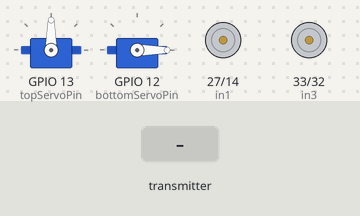
The sketch below on a simulated ESP32. Parts: 2 × servo, motor-driver pin pairs drawn as motors (green arrow = first pin HIGH = forward, orange = second pin HIGH = backward, longer = more drive). The inputs (shaded band) are chosen by the test bench. WiFi joins after 1.5 s; servers stay silent unless stated; what the sketch prints to the serial monitor is not drawn.

Above: at 5.1 s.
5.2 s: the transmitter starts sending isRain1 = 0
7.2 s: the transmitter starts sending isRain2 = 1
9.1 s: the transmitter starts sending isRain1 = 1
At 11.0 s:
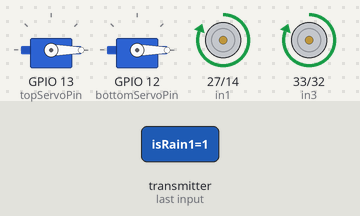
At 16.0 s:
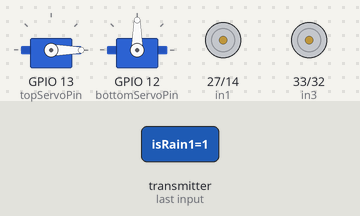
Timing chart, 0 to 17.5 s (numbered marks = the images above; inputs shaded):
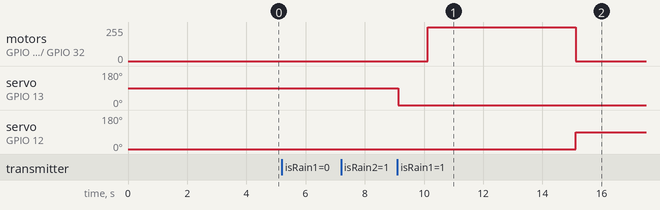

The sketch:

Reciever.ino
```cpp
#define BLYNK_TEMPLATE_ID "TMPL3nsysEAea"
#define BLYNK_TEMPLATE_NAME "smart roof cover"
#define BLYNK_AUTH_TOKEN "wMGwWtdMQJoKuMyoqxAEZLSvyh-kVNuj"

#include <WiFi.h>
#include <esp_now.h>
#include <BlynkSimpleEsp32.h>
#include <ESP32Servo.h>

// Wi-Fi credentials
char ssid[] = "Username";
char pass[] = "Password";

// Blynk virtual pins
#define BLYNK_MANUAL_VPIN V3
#define BLYNK_STATUS_VPIN V4

// Sensor data struct (from ESP-NOW sender)
typedef struct SensorData {
  bool isRain1;
  bool isRain2;
  bool isSunny;
} SensorData;

SensorData incomingData;

// Pins
const int topServoPin = 13;
const int bottomServoPin = 12;
const int in1 = 27;
const int in2 = 14;
const int in3 = 33;
const int in4 = 32;
const int manualButtonPin = 25;

// Servo objects
Servo topServo, bottomServo;

// States
bool manualOverride = false;
bool screenClosed = false;

// ========== Actuation Functions ==========
void unlockTop() {
  topServo.write(0);
  Serial.println("Top servo unlocked");
  delay(1000);
}
void lockTop() {
  topServo.write(90);
  Serial.println("Top servo locked");
  delay(1000);
}
void unlockBottom() {
  bottomServo.write(0);
  Serial.println("Bottom servo unlocked");
  delay(1000);
}
void lockBottom() {
  bottomServo.write(90);
  Serial.println("Bottom servo locked");
  delay(1000);
}

void rollDown() {
  Serial.println("Rolling screen down...");
  digitalWrite(in1, HIGH); digitalWrite(in2, LOW);
  digitalWrite(in3, HIGH); digitalWrite(in4, LOW);
  delay(5000);
  digitalWrite(in1, LOW); digitalWrite(in2, LOW);
  digitalWrite(in3, LOW); digitalWrite(in4, LOW);
  screenClosed = true;
  Serial.println("Screen closed");
}

void rollUp() {
  Serial.println("Rolling screen up...");
  digitalWrite(in1, LOW); digitalWrite(in2, HIGH);
  digitalWrite(in3, LOW); digitalWrite(in4, HIGH);
  delay(5000);
  digitalWrite(in1, LOW); digitalWrite(in2, LOW);
  digitalWrite(in3, LOW); digitalWrite(in4, LOW);
  screenClosed = false;
  Serial.println("Screen opened");
}

// ========== ESP-NOW Callback ==========
void onReceiveData(const esp_now_recv_info_t *recv_info, const uint8_t *data, int len) {
  memcpy(&incomingData, data, sizeof(SensorData));
  Serial.printf("Received → Rain1: %d, Rain2: %d, Sunny: %d\n",
                incomingData.isRain1, incomingData.isRain2, incomingData.isSunny);
}

// ========== Blynk Manual Override ==========
/*BLYNK_WRITE(BLYNK_MANUAL_VPIN) {
  Serial.println("BLYNK_WRITE(V3) triggered");
  manualOverride = param.asInt();
  if (manualOverride) {
    Serial.println("Manual override ON (from Blynk)");
    Blynk.virtualWrite(BLYNK_STATUS_VPIN, "Manual Override: ON");
    // unlockTop(); rollDown(); lockBottom();
  } else {
    Serial.println("Manual override OFF (from Blynk)");
    Blynk.virtualWrite(BLYNK_STATUS_VPIN, "Manual Override: OFF");
    // unlockBottom(); rollUp(); lockTop();
  }
}*/

void setup() {
  Serial.begin(115200);

  // Connect Wi-Fi for Blynk (comment if using only ESP-NOW)
  WiFi.begin(ssid, pass);
  Blynk.begin(BLYNK_AUTH_TOKEN, ssid, pass);
  Serial.println("Connecting to Wi-Fi & Blynk...");

  // ESP-NOW setup
  WiFi.disconnect(true, true);
  delay(100);
  WiFi.mode(WIFI_STA);
  if (esp_now_init() != ESP_OK) {
    Serial.println("ESP-NOW init failed");
    return;
  }
  esp_now_register_recv_cb(onReceiveData);
  Serial.println("ESP-NOW ready");

  // Motor pins
  pinMode(in1, OUTPUT); pinMode(in2, OUTPUT);
  pinMode(in3, OUTPUT); pinMode(in4, OUTPUT);
  digitalWrite(in1, LOW); digitalWrite(in2, LOW);
  digitalWrite(in3, LOW); digitalWrite(in4, LOW);

  // Servo setup
  topServo.setPeriodHertz(50);
  topServo.attach(topServoPin, 500, 2400);
  bottomServo.setPeriodHertz(50);
  bottomServo.attach(bottomServoPin, 500, 2400);

// Manual button
//  pinMode(manualButtonPin, INPUT_PULLUP);

// Initial Blynk sync
// Blynk.virtualWrite(BLYNK_MANUAL_VPIN, manualOverride);
//  Blynk.virtualWrite(BLYNK_STATUS_VPIN, "System Booted");
//  Serial.println("Receiver Ready");

  unlockBottom();
  lockTop();

}

void loop() {
  // Blynk.run();

  // ========== Manual Button Logic ==========
  /*
  static bool lastBtnState = HIGH;
  bool btnState = digitalRead(manualButtonPin);
  if (btnState == LOW && lastBtnState == HIGH) {
    delay(50);  // debounce
    manualOverride = !manualOverride;
    Blynk.virtualWrite(BLYNK_MANUAL_VPIN, manualOverride);

    if (manualOverride) {
      Serial.println("Manual override ON (Button)");
      Blynk.virtualWrite(BLYNK_STATUS_VPIN, "Manual Override: ON (Button)");
      // unlockTop(); rollDown(); lockBottom();
    } else {
      Serial.println("Manual override OFF (Button)");
      Blynk.virtualWrite(BLYNK_STATUS_VPIN, "Manual Override: OFF (Button)");
      // unlockBottom(); rollUp(); lockTop();
    }
  }
  lastBtnState = btnState;
  */

  // ========== Auto Mode ==========
  if (incomingData.isRain1 && incomingData.isRain2 && !screenClosed) {
    Serial.println("Auto: Both rain sensors triggered. Rolling down.");
    Blynk.virtualWrite(BLYNK_STATUS_VPIN, "Auto: Rain Detected");
    unlockTop(); rollDown(); lockBottom();
  } else if (incomingData.isSunny && !incomingData.isRain1 && !incomingData.isRain2 && screenClosed) {
    Serial.println("Auto: Sunny & dry. Rolling up.");
    Blynk.virtualWrite(BLYNK_STATUS_VPIN, "Auto: Sunny, opening screen");
    unlockBottom(); rollUp(); lockTop();
  } else if ((incomingData.isRain1 || incomingData.isRain2) && !screenClosed) {
    Serial.println("Auto: Only one rain sensor triggered");
    Blynk.virtualWrite(BLYNK_STATUS_VPIN, "One rain sensor triggered");
  } else {
    Serial.println("System OK");
    Blynk.virtualWrite(BLYNK_STATUS_VPIN, "System OK");
  }

  delay(100);
}
```

Measured:
- after the input at 5.2 s, every drawn part: stays the same
- after the input at 7.2 s, every drawn part: stays the same
- after the input at 9.1 s, motor on GPIO 27 (in1) / GPIO 14 (in2), motor on GPIO 33 (in3) / GPIO 32 (in4): stopped → forward 255/255 after 1.0 s, → stopped 5.0 s later; servo on GPIO 13 (topServoPin): 90° → 0° at once; servo on GPIO 12 (bottomServoPin): 0° → 90° after 6.0 s
